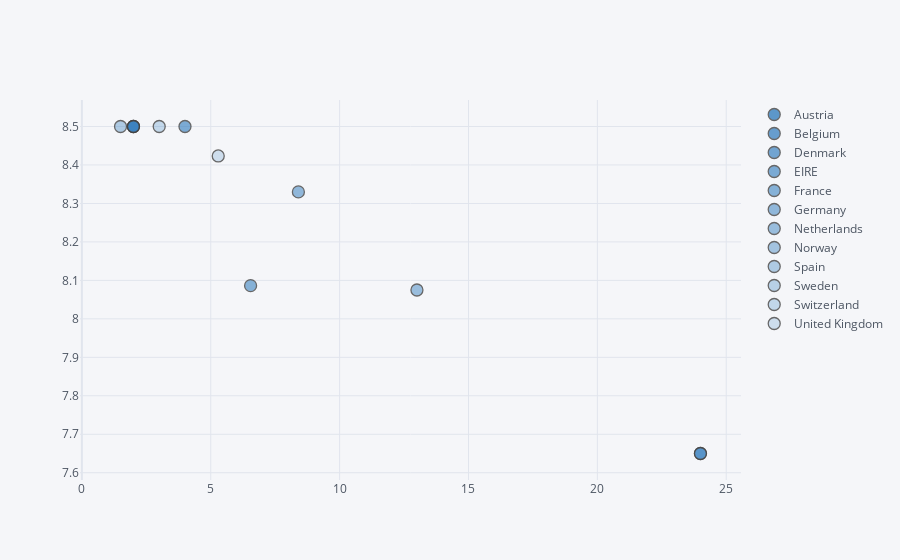

Notebook source saved alongside this figure:
### Code cell
# cantidad media 

data=df.loc[df.Description=='SET 7 BABUSHKA NESTING BOXES']

data=data.groupby('Country').mean()

data=data[['Quantity', 'UnitPrice']]

data.reset_index(inplace=True)

data.iplot(x='Quantity', 
           y='UnitPrice', 
           categories='Country',
           color='blue')

### Figure 1 — Plotly figure (JSON) as saved in the notebook; plotly's stock layout.template omitted (floating-point values rounded to 4 significant figures)
{"data": [{"marker": {"color": "rgba(55, 128, 191, 1.0)", "line": {"width": 1.3}, "opacity": 0.8, "size": 12, "symbol": "circle"}, "mode": "markers", "name": "Austria", "textfont": {"color": "#4D5663"}, "type": "scatter", "x": [2], "y": [8.5]}, {"marker": {"color": "rgba(55, 128, 191, 0.9333333333333333)", "line": {"width": 1.3}, "opacity": 0.8, "size": 12, "symbol": "circle"}, "mode": "markers", "name": "Belgium", "textfont": {"color": "#4D5663"}, "type": "scatter", "x": [2], "y": [8.5]}, {"marker": {"color": "rgba(55, 128, 191, 0.8666666666666667)", "line": {"width": 1.3}, "opacity": 0.8, "size": 12, "symbol": "circle"}, "mode": "markers", "name": "Denmark", "textfont": {"color": "#4D5663"}, "type": "scatter", "x": [24], "y": [7.65]}, {"marker": {"color": "rgba(55, 128, 191, 0.8)", "line": {"width": 1.3}, "opacity": 0.8, "size": 12, "symbol": "circle"}, "mode": "markers", "name": "EIRE", "textfont": {"color": "#4D5663"}, "type": "scatter", "x": [4], "y": [8.5]}, {"marker": {"color": "rgba(55, 128, 191, 0.7333333333333334)", "line": {"width": 1.3}, "opacity": 0.8, "size": 12, "symbol": "circle"}, "mode": "markers", "name": "France", "textfont": {"color": "#4D5663"}, "type": "scatter", "x": [6.545], "y": [8.086]}, {"marker": {"color": "rgba(55, 128, 191, 0.6666666666666667)", "line": {"width": 1.3}, "opacity": 0.8, "size": 12, "symbol": "circle"}, "mode": "markers", "name": "Germany", "textfont": {"color": "#4D5663"}, "type": "scatter", "x": [8.4], "y": [8.33]}, {"marker": {"color": "rgba(55, 128, 191, 0.6000000000000001)", "line": {"width": 1.3}, "opacity": 0.8, "size": 12, "symbol": "circle"}, "mode": "markers", "name": "Netherlands", "textfont": {"color": "#4D5663"}, "type": "scatter", "x": [13], "y": [8.075]}, {"marker": {"color": "rgba(55, 128, 191, 0.5333333333333334)", "line": {"width": 1.3}, "opacity": 0.8, "size": 12, "symbol": "circle"}, "mode": "markers", "name": "Norway", "textfont": {"color": "#4D5663"}, "type": "scatter", "x": [24], "y": [7.65]}, {"marker": {"color": "rgba(55, 128, 191, 0.46666666666666684)", "line": {"width": 1.3}, "opacity": 0.8, "size": 12, "symbol": "circle"}, "mode": "markers", "name": "Spain", "textfont": {"color": "#4D5663"}, "type": "scatter", "x": [1.5], "y": [8.5]}, {"marker": {"color": "rgba(55, 128, 191, 0.4000000000000002)", "line": {"width": 1.3}, "opacity": 0.8, "size": 12, "symbol": "circle"}, "mode": "markers", "name": "Sweden", "textfont": {"color": "#4D5663"}, "type": "scatter", "x": [2], "y": [8.5]}, {"marker": {"color": "rgba(55, 128, 191, 0.33333333333333354)", "line": {"width": 1.3}, "opacity": 0.8, "size": 12, "symbol": "circle"}, "mode": "markers", "name": "Switzerland", "textfont": {"color": "#4D5663"}, "type": "scatter", "x": [3], "y": [8.5]}, {"marker": {"color": "rgba(55, 128, 191, 0.2666666666666669)", "line": {"width": 1.3}, "opacity": 0.8, "size": 12, "symbol": "circle"}, "mode": "markers", "name": "United Kingdom", "textfont": {"color": "#4D5663"}, "type": "scatter", "x": [5.29], "y": [8.424]}], "layout": {"autosize": true, "legend": {"bgcolor": "#F5F6F9", "font": {"color": "#4D5663"}}, "paper_bgcolor": "#F5F6F9", "plot_bgcolor": "#F5F6F9", "title": {"font": {"color": "#4D5663"}}, "xaxis": {"autorange": true, "gridcolor": "#E1E5ED", "range": [-0.08857, 25.59], "showgrid": true, "tickfont": {"color": "#4D5663"}, "title": {"font": {"color": "#4D5663"}, "text": ""}, "type": "linear", "zerolinecolor": "#E1E5ED"}, "yaxis": {"autorange": true, "gridcolor": "#E1E5ED", "range": [7.555, 8.595], "showgrid": true, "tickfont": {"color": "#4D5663"}, "title": {"font": {"color": "#4D5663"}, "text": ""}, "type": "linear", "zerolinecolor": "#E1E5ED"}}}
